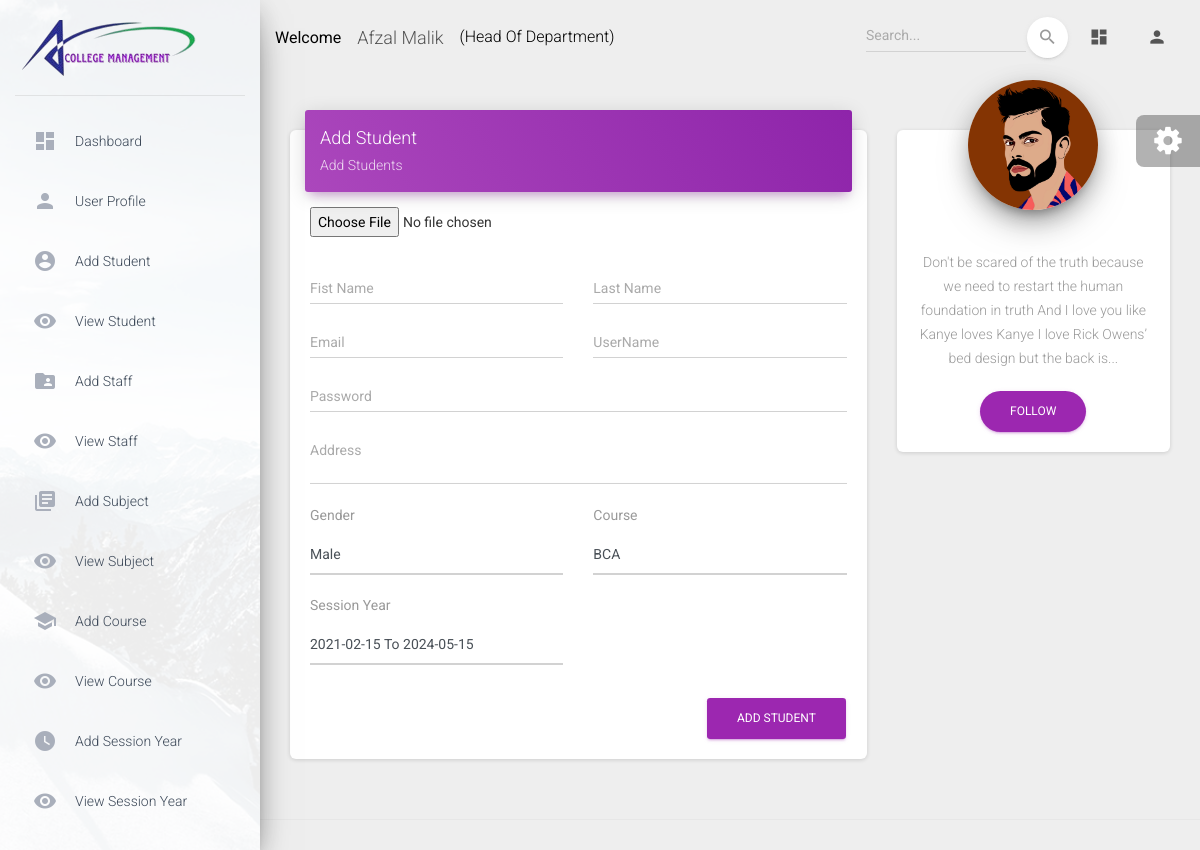
The page /hod/student/add (signed in) on the database its author committed.
### app/models.py (models this page shows)
class CustomUser(AbstractUser):
    USER = (
        (1,'HOD'),
        (2, 'STAFF'),
        (3, 'STUDENT'),
    )
    user_type=models.CharField(choices=USER,max_length=50,default=1)
    profile_pic=models.ImageField(upload_to='media/profile_pic')

### college_project/hod_views.py (the view, shortened to what this page needs)
# urls.py: path('hod/student/add', hod_views.ADD_STUDENT, name='add_student'),
def ADD_STUDENT(request):
    course=Course.objects.all()
    session_year=Session_Year.objects.all()
    context={
        'course':course,
        'session_year':session_year,
    }
    return render(request,'hod/add_student.html',context)

### templates/hod/add_student.html (shortened to what this page needs)
{% extends "base.html" %}
{% block content %}
          <div class="row">
            <div class="col-md-8">
              <div class="card">
                <div class="card-header card-header-primary">
                  <h4 class="card-title">Add Student</h4>
                  <p class="card-category">Add Students</p>
                </div>
                <div class="card-body">
                  <form action="{% url 'add_student' %}" method="post" enctype="multipart/form-data">
                    <div class="row">
                      <div class="col-md-5">
                          <input type="file" name="profile_pic" required>
                      </div>
                      </div>
                    <br>
                    <div class="row">
                      <div class="col-md-6">
                        <div class="form-group">
                          <label class="bmd-label-floating">Fist Name</label>
                          <input type="text" class="form-control"  name="first_name" required>
                        </div>
                      </div>
                      <div class="col-md-6">
                        <div class="form-group">
                          <label class="bmd-label-floating">Last Name</label>
                          <input type="text" class="form-control" name="last_name" required>
                        </div>
                      </div>
                    </div>
                      <div class="row">
                      <div class="col-md-6">
                        <div class="form-group">
                          <label class="bmd-label-floating">Email</label>
                          <input type="text" class="form-control"  name="email" required>
                        </div>
                      </div>
                      <div class="col-md-6">
                        <div class="form-group">
                          <label class="bmd-label-floating">UserName</label>
                          <input type="text" class="form-control"  name="username" required>
                        </div>
                      </div>
                    </div>
                    <div class="row">
                      <div class="col-md-12">
                        <div class="form-group">
                          <label class="bmd-label-floating">Password</label>
                          <input type="text" class="form-control" name="password" required>
                        </div>
                      </div>
                       <div class="col-md-12">
                        <div class="form-group">
                          <label class="bmd-label-floating">Address</label>
                          <textarea type="text" class="form-control"  name="address" required></textarea>
                        </div>
                      </div>
                    </div>
                     <div class="row">
                     <div class="col-md-6">
                        <div class="form-group">
                          <label class="bmd-label-floating">Gender</label>
                          <select class="form-control" name="gender" required>
                            <option value="Male">Male</option>
                          </select>
                        </div>
                      </div>
                        <div class="col-md-6">
                        <div class="form-group">
                          <label class="bmd-label-floating">Course</label>
                          <select class="form-control" name="course_id" required>
                            {% for i in course %}
                            <option value="{{i.id}}">{{i.name}}</option>
                            {% endfor %}
                          </select>
                        </div>
                      </div>
                        <div class="col-md-6">
                        <div class="form-group">
                          <label class="bmd-label-floating">Session Year</label>
                          <select class="form-control" name="session_year_id" required>
                            {% for i in session_year %}
                            <option value="{{i.id}}">{{i.session_start}}  To  {{i.session_end}}</option>
                            {% endfor %}
                          </select>
                        </div>
                      </div>
                     </div>
                    <div class="row">
                      <div class="col-md-12">
                        <div class="form-group">
                        </div>
                      </div>
                    </div>
                    <button type="submit" class="btn btn-primary pull-right">Add Student</button>
                    <div class="clearfix"></div>
                  </form>
                </div>
              </div>
            </div>
            <div class="col-md-4">
              <div class="card card-profile">
                <div class="card-avatar">
                  {% if user.profile_pic == "" %}
                    <a href="#pablo">
                    <img class="img" src="/static/assets/img/faces/noimg1.png" />
                  </a>
                  {% else %}
                  <a href="#">
                    <img class="img" src="/{{user.profile_pic}}" />
                  </a>
                  {% endif %}
                </div>
                <div class="card-body">
                  <p class="card-description">
                    Don't be scared of the truth because we need to restart the human foundation in truth And I love you like Kanye loves Kanye I love Rick Owens’ bed design but the back is...
                  </p>
                  <a href="#pablo" class="btn btn-primary btn-round">Follow</a>
                </div>
              </div>
            </div>
          </div>
{% endblock content %}

### templates/includes/navigation.html (shortened to what this page needs)
      <nav class="navbar navbar-expand-lg navbar-transparent navbar-absolute fixed-top ">
        <div class="container-fluid">
          <div class="navbar-wrapper">
            <strong style="color:black;">Welcome</strong>
            <a class="navbar-brand" href="#pablo">{{user.first_name}} {{user.last_name}}</a>
            {% if user.user_type == '1' %}
            <p style="margin-top: 15px; color:black;">(Head Of Department)</p>
            {% elif user.user_type == '2' %}
            <p style="margin-top: 15px; color:black;">(Staff)</p>
            {% else %}
            <p style="margin-top: 15px; color:black;">(Student)</p>
            {% endif %}
          </div>
          <div class="collapse navbar-collapse justify-content-end">
            <form class="navbar-form">
              <div class="input-group no-border">
                <input type="text" value="" class="form-control" placeholder="Search...">
                <button type="submit" class="btn btn-white btn-round btn-just-icon">
                  <i class="material-icons">search</i>
                  <div class="ripple-container"></div>
                </button>
              </div>
            </form>
            <ul class="navbar-nav">
              <li class="nav-item">
                <a class="nav-link" href="#pablo">
                  <i class="material-icons">dashboard</i>
                </a>
              </li>
              <li class="nav-item dropdown">
                <a class="nav-link" href="#pablo" id="navbarDropdownProfile" data-toggle="dropdown" aria-haspopup="true" aria-expanded="false">
                  <i class="material-icons">person</i>
                </a>
              </li>
            </ul>
          </div>
        </div>
      </nav>

### rows shown on the page
CustomUser: first_name "Afzal", last_name "Malik", profile_pic (picture)

### other values the page prints
form field course_id "BCA"
form field session_year_id "2021-02-15 To 2024-05-15"
